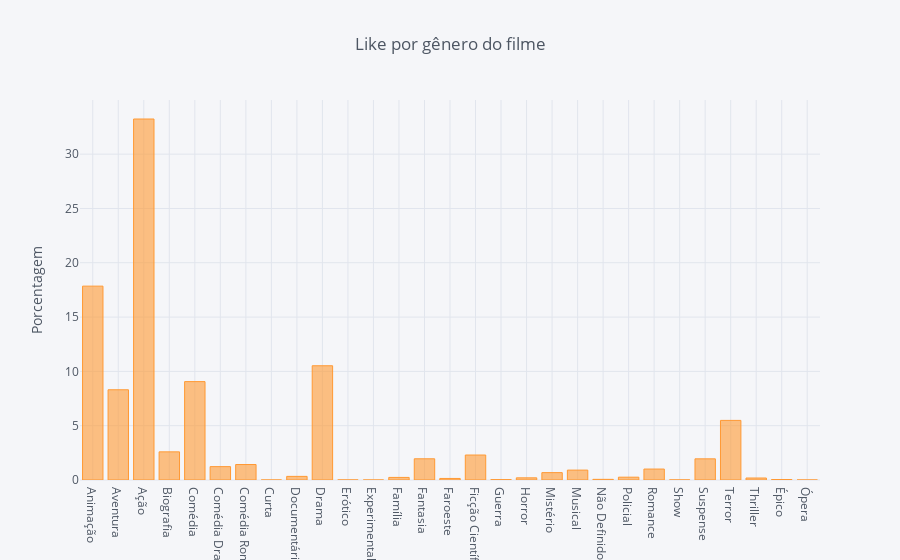

Notebook code for this chart:
### Code cell
movie_full = movie.merge(genre, left_on = 'genreId', right_on = 'id')
# series = movie_full.groupby('name')['likeCount']/sum(movie_full.groupby('name')['likeCount'])*100
series = movie_full.groupby(['name'])['likeCount'].sum()/movie_full['likeCount'].sum()*100

series.head(3)

series.iplot(kind='bar', yTitle='Porcentagem', title='Like por gênero do filme',
             filename='cufflinks/categorical-bar-chart')

### Figure 1 — Plotly figure (JSON) as saved in the notebook; plotly's stock layout.template omitted (floating-point values rounded to 4 significant figures)
{"data": [{"marker": {"color": "rgba(255, 153, 51, 0.6)", "line": {"color": "rgba(255, 153, 51, 1.0)", "width": 1}}, "name": "likeCount", "orientation": "v", "text": "", "type": "bar", "uid": "59773962-2e39-4530-a91a-559f917f4b52", "x": ["Animação", "Aventura", "Ação", "Biografia", "Comédia", "Comédia Dramática", "Comédia Romântica", "Curta", "Documentário", "Drama", "Erótico", "Experimental", "Família", "Fantasia", "Faroeste", "Ficção Científica", "Guerra", "Horror", "Mistério", "Musical", "Não Definido", "Policial", "Romance", "Show", "Suspense", "Terror", "Thriller", "Épico", "Ópera"], "y": [17.85, 8.306, 33.23, 2.592, 9.058, 1.231, 1.425, 0.0003203, 0.3333, 10.52, 0.003779, 0.0003843, 0.2371, 1.952, 0.1427, 2.299, 0.03299, 0.1986, 0.6787, 0.9117, 0.05957, 0.2599, 1.007, 0.006086, 1.949, 5.487, 0.1828, 0.04414, 0.0006406]}], "layout": {"legend": {"bgcolor": "#F5F6F9", "font": {"color": "#4D5663"}}, "paper_bgcolor": "#F5F6F9", "plot_bgcolor": "#F5F6F9", "title": {"font": {"color": "#4D5663"}, "text": "Like por gênero do filme"}, "xaxis": {"gridcolor": "#E1E5ED", "showgrid": true, "tickfont": {"color": "#4D5663"}, "title": {"font": {"color": "#4D5663"}, "text": ""}, "zerolinecolor": "#E1E5ED"}, "yaxis": {"gridcolor": "#E1E5ED", "showgrid": true, "tickfont": {"color": "#4D5663"}, "title": {"font": {"color": "#4D5663"}, "text": "Porcentagem"}, "zerolinecolor": "#E1E5ED"}}}
